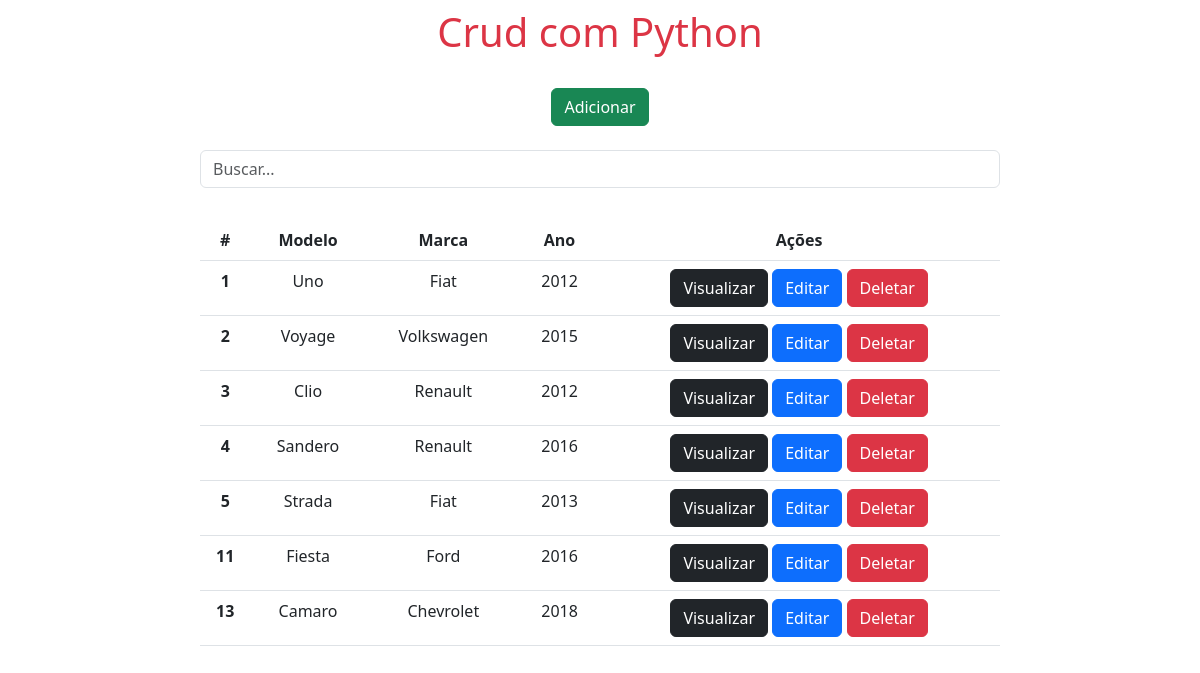
The page / on the database its author committed.
### app/models.py (models this page shows)
class Carros(models.Model):
    modelo = models.CharField(max_length=150)
    marca = models.CharField(max_length=30)
    ani = models.IntegerField()

### app/views.py (the view)
# urls.py: 2. Add a URL to urlpatterns:  path('', views.home, name='home')
def home(request):
    data = {}
    search= request.GET.get('search')
    if search:
        data['db'] = Carros.objects.filter(modelo__icontains=search)
    else:
        data['db'] = Carros.objects.all()
    return render(request, 'index.html', data)

### app/templates/index.html (shortened to what this page needs)
<!DOCTYPE html>
<html lang="pt-br">
<head>
    <link href="https://cdn.jsdelivr.net/npm/bootstrap@5.3.0-alpha3/dist/css/bootstrap.min.css" rel="stylesheet">
</head>
<body>
    <div class="col-8 m-auto pt-2 pb-2 text-center text-danger class">
        <h1>Crud com Python</h1>
    </div>
    <div class="col-8 m-auto pt-3 pb-2 text-center">
        <a href="/form" class="btn btn-success">Adicionar</a>
    </div>
    <div class="col-8 m-auto pt-3 pb-2 text-center">
        <form method="get">
            <input type="text" id="search" name="search" class="form-control" placeholder="Buscar...">
        </form>
    </div>
    <div class="col-8 m-auto pt-4 pb-2 text-center">
        <table class="table">
  <thead class="thead-dark">
    <tr>
      <th scope="col">#</th>
      <th scope="col">Modelo</th>
      <th scope="col">Marca</th>
      <th scope="col">Ano</th>
      <th scope="col">Ações</th>
    </tr>
  </thead>
  <tbody>
  {% for dbs in db %}
    <tr>
      <th>{{ dbs.id }}</th>
      <td>{{ dbs.modelo }}</td>
      <td>{{ dbs.marca }}</td>
      <td>{{ dbs.ani }}</td>
      <td>
          <a href="/view/{{ dbs.id }}/" class="btn btn-dark">Visualizar</a>
          <a href="/edit/{{ dbs.id }}/" class="btn btn-primary">Editar</a>
          <a href="/delete/{{ dbs.id }}/" class="btn btn-danger btnDel">Deletar</a>
      </td>
    </tr>
  {% endfor  %}
  </tbody>
</table>
    </div>
    {% load static %}
</body>
</html>

### rows shown on the page
Carros: id "1", modelo "Uno", marca "Fiat", ani "2012"
Carros: id "2", modelo "Voyage", marca "Volkswagen", ani "2015"
Carros: id "3", modelo "Clio", marca "Renault", ani "2012"
Carros: id "4", modelo "Sandero", marca "Renault", ani "2016"
Carros: id "5", modelo "Strada", marca "Fiat", ani "2013"
Carros: id "11", modelo "Fiesta", marca "Ford", ani "2016"
Carros: id "13", modelo "Camaro", marca "Chevrolet", ani "2018"
